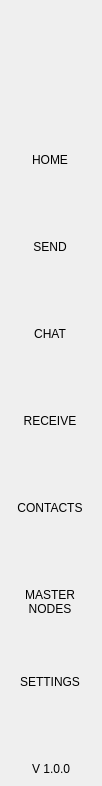
<?xml version="1.0" encoding="UTF-8"?>
<ui version="4.0">
 <class>NavMenuWidget</class>
 <widget class="QWidget" name="NavMenuWidget">
  <property name="geometry">
   <rect>
    <x>0</x>
    <y>0</y>
    <width>102</width>
    <height>786</height>
   </rect>
  </property>
  <property name="windowTitle">
   <string>Form</string>
  </property>
  <property name="styleSheet">
   <string notr="true">padding:0px;
border:none;
margin:0px;</string>
  </property>
  <layout class="QVBoxLayout" name="verticalLayout">
   <property name="spacing">
    <number>0</number>
   </property>
   <property name="leftMargin">
    <number>0</number>
   </property>
   <property name="topMargin">
    <number>0</number>
   </property>
   <property name="rightMargin">
    <number>0</number>
   </property>
   <property name="bottomMargin">
    <number>0</number>
   </property>
   <item>
    <widget class="QWidget" name="navContainer_2" native="true">
     <layout class="QVBoxLayout" name="navContainer" stretch="0,0,0,0">
      <property name="spacing">
       <number>0</number>
      </property>
      <property name="leftMargin">
       <number>0</number>
      </property>
      <property name="topMargin">
       <number>0</number>
      </property>
      <property name="rightMargin">
       <number>0</number>
      </property>
      <property name="bottomMargin">
       <number>10</number>
      </property>
      <item>
       <widget class="QPushButton" name="imgLogo">
        <property name="minimumSize">
         <size>
          <width>0</width>
          <height>120</height>
         </size>
        </property>
        <property name="focusPolicy">
         <enum>Qt::NoFocus</enum>
        </property>
        <property name="text">
         <string/>
        </property>
        <property name="iconSize">
         <size>
          <width>64</width>
          <height>64</height>
         </size>
        </property>
       </widget>
      </item>
      <item>
       <widget class="QScrollArea" name="scrollAreaNav">
        <property name="sizePolicy">
         <sizepolicy hsizetype="Expanding" vsizetype="Expanding">
          <horstretch>0</horstretch>
          <verstretch>0</verstretch>
         </sizepolicy>
        </property>
        <property name="minimumSize">
         <size>
          <width>0</width>
          <height>0</height>
         </size>
        </property>
        <property name="styleSheet">
         <string notr="true">QScrollBar {
height:0px;
 width:0px;
}

#scrollAreaNav{
background-color:transparent;
}</string>
        </property>
        <property name="horizontalScrollBarPolicy">
         <enum>Qt::ScrollBarAlwaysOff</enum>
        </property>
        <property name="sizeAdjustPolicy">
         <enum>QAbstractScrollArea::AdjustToContents</enum>
        </property>
        <property name="widgetResizable">
         <bool>true</bool>
        </property>
        <property name="alignment">
         <set>Qt::AlignLeading|Qt::AlignLeft|Qt::AlignTop</set>
        </property>
        <widget class="QWidget" name="scrollAreaNavVert">
         <property name="geometry">
          <rect>
           <x>0</x>
           <y>0</y>
           <width>102</width>
           <height>620</height>
          </rect>
         </property>
         <property name="sizePolicy">
          <sizepolicy hsizetype="Preferred" vsizetype="Expanding">
           <horstretch>0</horstretch>
           <verstretch>0</verstretch>
          </sizepolicy>
         </property>
         <property name="minimumSize">
          <size>
           <width>0</width>
           <height>0</height>
          </size>
         </property>
         <property name="autoFillBackground">
          <bool>false</bool>
         </property>
         <property name="styleSheet">
          <string notr="true">#scrollAreaNavVert{
background-color:transparent;
}</string>
         </property>
         <layout class="QVBoxLayout" name="verticalLayout_3">
          <property name="spacing">
           <number>0</number>
          </property>
          <property name="sizeConstraint">
           <enum>QLayout::SetDefaultConstraint</enum>
          </property>
          <property name="leftMargin">
           <number>0</number>
          </property>
          <property name="topMargin">
           <number>0</number>
          </property>
          <property name="rightMargin">
           <number>0</number>
          </property>
          <property name="bottomMargin">
           <number>0</number>
          </property>
          <item>
           <widget class="QToolButton" name="btnDashboard">
            <property name="minimumSize">
             <size>
              <width>100</width>
              <height>80</height>
             </size>
            </property>
            <property name="text">
             <string>HOME
</string>
            </property>
            <property name="iconSize">
             <size>
              <width>32</width>
              <height>32</height>
             </size>
            </property>
            <property name="checkable">
             <bool>true</bool>
            </property>
            <property name="checked">
             <bool>true</bool>
            </property>
            <property name="autoExclusive">
             <bool>true</bool>
            </property>
           </widget>
          </item>
          <item>
           <widget class="QToolButton" name="btnSend">
            <property name="minimumSize">
             <size>
              <width>100</width>
              <height>80</height>
             </size>
            </property>
            <property name="text">
             <string>SEND
</string>
            </property>
            <property name="iconSize">
             <size>
              <width>32</width>
              <height>32</height>
             </size>
            </property>
            <property name="checkable">
             <bool>true</bool>
            </property>
            <property name="autoExclusive">
             <bool>true</bool>
            </property>
           </widget>
          </item>
          <item>
           <widget class="QToolButton" name="btnChat">
            <property name="minimumSize">
             <size>
              <width>100</width>
              <height>80</height>
             </size>
            </property>
            <property name="text">
             <string>CHAT
</string>
            </property>
            <property name="iconSize">
             <size>
              <width>32</width>
              <height>32</height>
             </size>
            </property>
            <property name="checkable">
             <bool>true</bool>
            </property>
            <property name="autoExclusive">
             <bool>true</bool>
            </property>
           </widget>
          </item>
          <item>
           <widget class="QToolButton" name="btnReceive">
            <property name="minimumSize">
             <size>
              <width>100</width>
              <height>80</height>
             </size>
            </property>
            <property name="text">
             <string>RECEIVE
</string>
            </property>
            <property name="checkable">
             <bool>true</bool>
            </property>
            <property name="autoExclusive">
             <bool>true</bool>
            </property>
           </widget>
          </item>
          <item>
           <widget class="QToolButton" name="btnAddress">
            <property name="minimumSize">
             <size>
              <width>100</width>
              <height>80</height>
             </size>
            </property>
            <property name="text">
             <string>CONTACTS
</string>
            </property>
            <property name="iconSize">
             <size>
              <width>32</width>
              <height>32</height>
             </size>
            </property>
            <property name="checkable">
             <bool>true</bool>
            </property>
            <property name="autoExclusive">
             <bool>true</bool>
            </property>
           </widget>
          </item>
          <item>
           <widget class="QToolButton" name="btnMaster">
            <property name="minimumSize">
             <size>
              <width>100</width>
              <height>80</height>
             </size>
            </property>
            <property name="text">
             <string>MASTER
NODES</string>
            </property>
            <property name="iconSize">
             <size>
              <width>32</width>
              <height>32</height>
             </size>
            </property>
            <property name="checkable">
             <bool>true</bool>
            </property>
            <property name="autoExclusive">
             <bool>true</bool>
            </property>
           </widget>
          </item>
          <item>
           <widget class="QToolButton" name="btnSettings">
            <property name="minimumSize">
             <size>
              <width>100</width>
              <height>80</height>
             </size>
            </property>
            <property name="text">
             <string>SETTINGS
</string>
            </property>
            <property name="iconSize">
             <size>
              <width>32</width>
              <height>32</height>
             </size>
            </property>
            <property name="checkable">
             <bool>true</bool>
            </property>
            <property name="autoExclusive">
             <bool>true</bool>
            </property>
           </widget>
          </item>
         </layout>
        </widget>
       </widget>
      </item>
      <item>
       <spacer name="verticalSpacer">
        <property name="orientation">
         <enum>Qt::Vertical</enum>
        </property>
        <property name="sizeType">
         <enum>QSizePolicy::Minimum</enum>
        </property>
        <property name="sizeHint" stdset="0">
         <size>
          <width>20</width>
          <height>20</height>
         </size>
        </property>
       </spacer>
      </item>
      <item alignment="Qt::AlignHCenter">
       <widget class="QLabel" name="labelVersion">
        <property name="maximumSize">
         <size>
          <width>16777215</width>
          <height>60</height>
         </size>
        </property>
        <property name="text">
         <string>V 1.0.0</string>
        </property>
        <property name="alignment">
         <set>Qt::AlignBottom|Qt::AlignHCenter</set>
        </property>
       </widget>
      </item>
     </layout>
    </widget>
   </item>
  </layout>
 </widget>
 <resources/>
 <connections/>
</ui>
